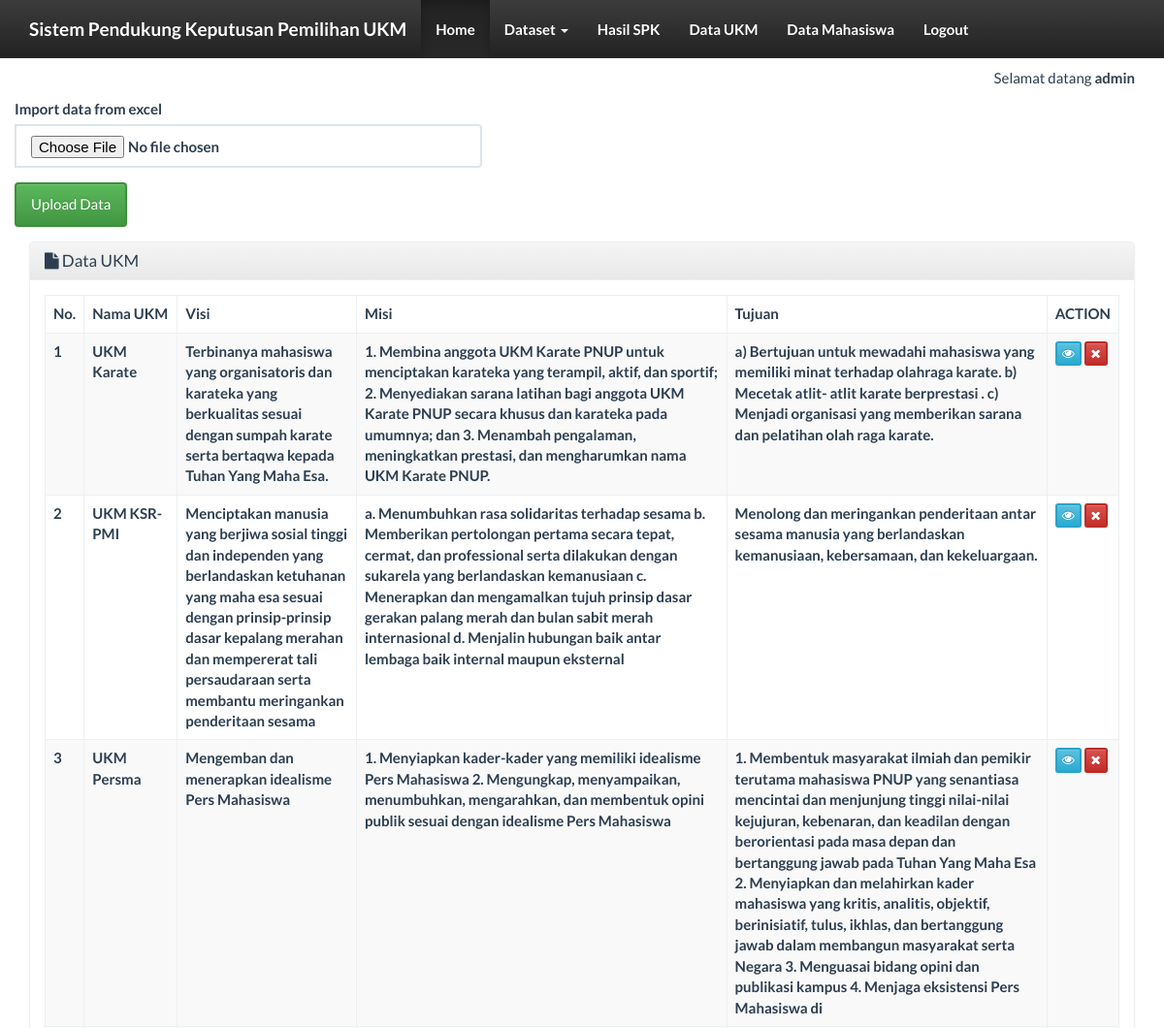
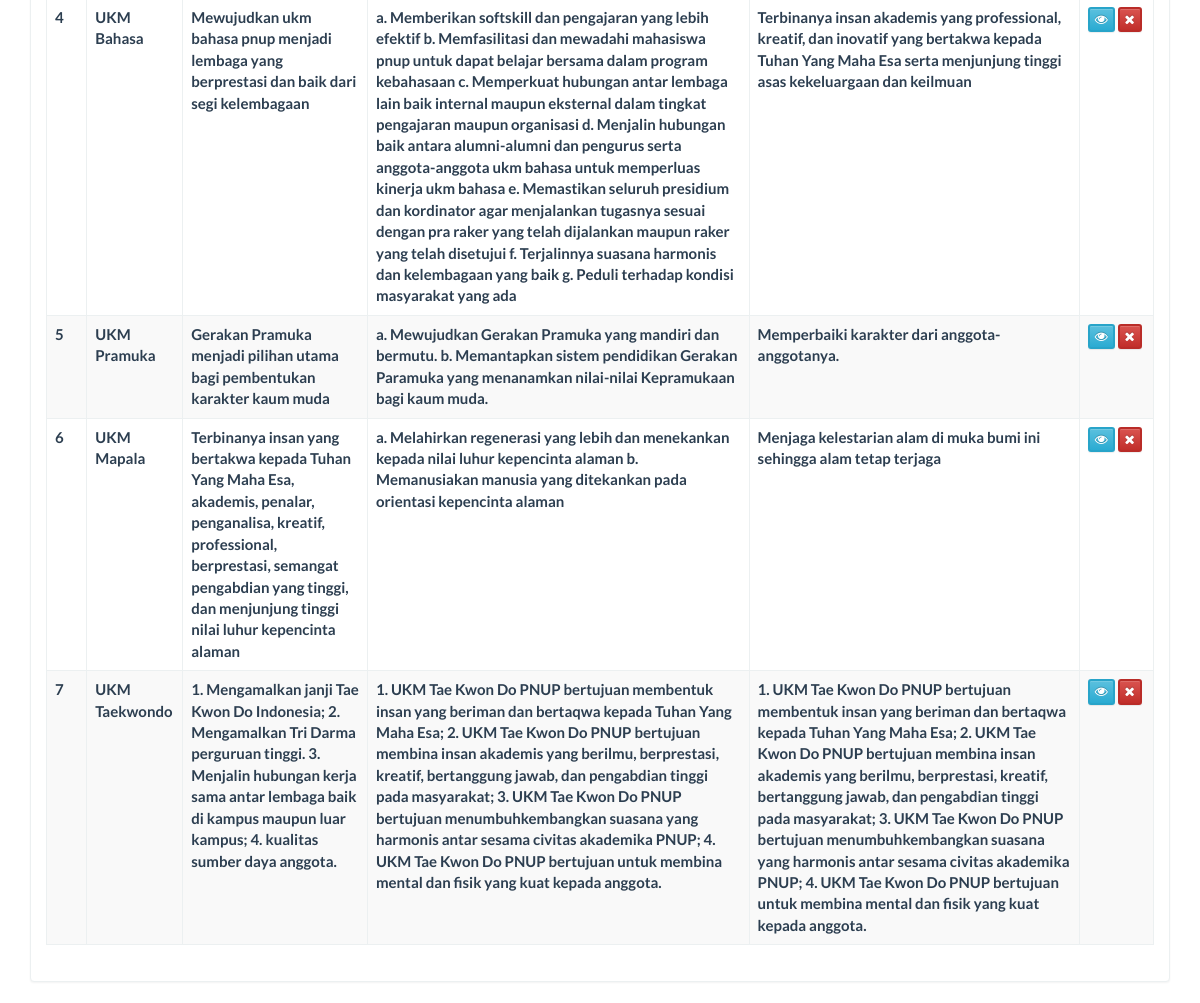
The app's page /index_admin.php?page=data_ukm&actions=tampil (signed in) with its own data (2 pictures, top to bottom).
### tables this page shows
CREATE TABLE `tb_data_ukm` (
  `id` int(11) NOT NULL,
  `nama_ukm` varchar(50) DEFAULT NULL,
  `visi` varchar(500) DEFAULT NULL,
  `misi` varchar(1000) DEFAULT NULL,
  `tujuan` varchar(500) DEFAULT NULL,
  `proker` varchar(1000) DEFAULT NULL,
  `struktur_org` varchar(500) DEFAULT NULL,
  `kriteria_ang` varchar(100) DEFAULT NULL,
  `sistem_rekrut` varchar(1000) DEFAULT NULL,
  `prestasi` varchar(500) DEFAULT NULL,
  `divisi` varchar(1000) DEFAULT NULL,
  `about` varchar(1000) DEFAULT NULL,
  `foto` varchar(200) DEFAULT NULL
);

### db/database.php (called while the page is built, shortened)
<?php
class database {
    private $servername;
    private $user_db;
    private $password_db;
    private $database;
    private $koneksi;
    function database() {
        return $this->connect_db();
    }
    function load_conf_db() {
        $path = dirname(__FILE__) . '/koneksi.php';
        if (file_exists($path)) {
            $conf = include $path;
            $this->servername = @$conf['host'];
            $this->database = @$conf['dbname'];
            $this->user_db = @$conf['username'];
            $this->password_db = @$conf['password'];
        }
    }
    public function connect_db() {
        $this->koneksi = mysqli_connect($this->servername, $this->user_db, $this->password_db, $this->database);
        return $this->koneksi;
    }
    function db_query($sql) {
        $conn = $this->koneksi;
        return mysqli_query($conn, $sql);
    }
    function db_fetch_array($result) {
        return mysqli_fetch_array($result);
    }
}
?>

### db/koneksi.php (called while the page is built)
<?php
return array(
    'host' => "localhost",
    'username' => "root",
    'password' => "",
    'dbname' => "spk_ukm",
);
?>

### views/data_ukm_tampil.php (the view, shortened to what this page needs)
<?php
require 'db/database.php';
?>
<div class="container">
    <div class="row">
                <form method="post" enctype="multipart/form-data" action="">
                    <div class="form-group">
                        <div class="input-group">
                            <label>Import data from excel</label>
                            <input name="DataUKM" type="file" class="form-control">
                        </div>
                    </div>
                    <div class="form-group">
                        <input name="submit" type="submit" value="Upload Data" class="btn btn-success">
                    </div>
                </form>
                <?php
            $db_object = new database();
        ?>
        <div class="col-xs-12">
            <div class="panel panel-default">
                <div class="panel-heading">
                    <h3 class="panel-title"><span class="fa fa-file"></span> Data UKM</h3>
                </div>
                <div class="panel-body">
                    <table id="dtskripsi" class="table table-bordered table-striped table-hover">
                        <thead>
                            <tr>
                                <th>No.</th><th>Nama UKM</th><th>Visi</th><th>Misi</th><th>Tujuan</th><th>ACTION</th>
                            </tr>
                        </thead>
                        <tbody>
                            <?php
                            $sql2 = "SELECT * FROM tb_data_ukm";
                            $query2 = $db_object->db_query($sql2);
                            $no = 0;
                            while ($data = $db_object->db_fetch_array($query2)) {
                                $no++;
                                ?>
                                <tr>
                                    <td><?= $no ?></td>
                                    <td><?= $data['nama_ukm'] ?></td>
                                    <td><?= $data['visi'] ?></td>
                                    <td><?= $data['misi'] ?></td>
                                    <td><?= $data['tujuan'] ?></td>
                                    <td>
                                        <a href="?page=data_ukm&actions=detail&id=<?= $data['id'] ?>" class="btn btn-info btn-xs">
                                            <span class="fa fa-eye"></span>
                                        </a>
                                        <a href="?page=data_ukm&actions=delete&id=<?= $data['id'] ?>" class="btn btn-danger btn-xs">
                                            <span class="fa fa-remove"></span>
                                        </a>
                                    </td>
                                </tr>
                            <?php } ?>
                        </tbody>
                    </table>
                </div>
            </div>
        </div>
    </div>
</div>

### index_admin.php (style rules this page uses)
body { margin-top:70px; }

### records on screen
tb_data_ukm: nama_ukm "UKM Karate", visi "Terbinanya mahasiswa yang organisatoris dan karateka yang berkualitas sesuai dengan sumpah karate serta bertaqwa kepada Tuhan Yang Maha Esa.", misi "1. Membina anggota UKM Karate PNUP untuk menciptakan karateka yang terampil, aktif, dan sportif; 2. Menyediakan sarana latihan bagi anggota UKM Karate PNUP secara khusus dan karateka pada umumnya; dan 3. Menambah pengalaman, meningkatkan prestasi, dan mengharumkan nama UKM Karate PNUP.", tujuan "a) Bertujuan untuk mewadahi mahasiswa yang memiliki minat terhadap olahraga karate. b) Mecetak atlit- atlit karate berprestasi . c) Menjadi organisasi yang memberikan sarana dan pelatihan olah raga karate."
tb_data_ukm: nama_ukm "UKM KSR-PMI", visi "Menciptakan manusia yang berjiwa sosial tinggi dan independen yang berlandaskan ketuhanan yang maha esa sesuai dengan prinsip-prinsip dasar kepalang merahan dan mempererat tali persaudaraan serta membantu meringankan penderitaan sesama", misi "a. Menumbuhkan rasa solidaritas terhadap sesama b. Memberikan pertolongan pertama secara tepat, cermat, dan professional serta dilakukan dengan sukarela yang berlandaskan kemanusiaan c. Menerapkan dan mengamalkan tujuh prinsip dasar gerakan palang merah dan bulan sabit merah internasional d. Menjalin hubungan baik antar lembaga baik internal maupun eksternal", tujuan "Menolong dan meringankan penderitaan antar sesama manusia yang berlandaskan kemanusiaan, kebersamaan, dan kekeluargaan."
tb_data_ukm: nama_ukm "UKM Persma", visi "Mengemban dan menerapkan idealisme Pers Mahasiswa", misi "1. Menyiapkan kader-kader yang memiliki idealisme Pers Mahasiswa 2. Mengungkap, menyampaikan, menumbuhkan, mengarahkan, dan membentuk opini publik sesuai dengan idealisme Pers Mahasiswa", tujuan "1. Membentuk masyarakat ilmiah dan pemikir terutama mahasiswa PNUP yang senantiasa mencintai dan menjunjung tinggi nilai-nilai kejujuran, kebenaran, dan keadilan dengan berorientasi pada masa depan dan bertanggung jawab pada Tuhan Yang Maha Esa 2. Menyiapkan dan melahirkan kader mahasiswa yang kritis, analitis, objektif, berinisiatif, tulus, ikhlas, dan bertanggung jawab dalam membangun masyarakat serta Negara 3. Menguasai bidang opini dan publikasi kampus 4. Menjaga eksistensi Pers Mahasiswa di"
tb_data_ukm: nama_ukm "UKM Bahasa", visi "Mewujudkan ukm bahasa pnup menjadi lembaga yang berprestasi dan baik dari segi kelembagaan", misi "a. Memberikan softskill dan pengajaran yang lebih efektif b. Memfasilitasi dan mewadahi mahasiswa pnup untuk dapat belajar bersama dalam program kebahasaan c. Memperkuat hubungan antar lembaga lain baik internal maupun eksternal dalam tingkat pengajaran maupun organisasi d. Menjalin hubungan baik antara alumni-alumni dan pengurus serta anggota-anggota ukm bahasa untuk memperluas kinerja ukm bahasa e. Memastikan seluruh presidium dan kordinator agar menjalankan tugasnya sesuai dengan pra raker yang telah dijalankan maupun raker yang telah disetujui f. Terjalinnya suasana harmonis dan kelembagaan yang baik g. Peduli terhadap kondisi masyarakat yang ada", tujuan "Terbinanya insan akademis yang professional, kreatif, dan inovatif yang bertakwa kepada Tuhan Yang Maha Esa serta menjunjung tinggi asas kekeluargaan dan keilmuan"
tb_data_ukm: nama_ukm "UKM Pramuka", visi "Gerakan Pramuka menjadi pilihan utama bagi pembentukan karakter kaum muda", misi "a. Mewujudkan Gerakan Pramuka yang mandiri dan bermutu. b. Memantapkan sistem pendidikan Gerakan Paramuka yang menanamkan nilai-nilai Kepramukaan bagi kaum muda.", tujuan "Memperbaiki karakter dari anggota-anggotanya."
tb_data_ukm: nama_ukm "UKM Mapala", visi "Terbinanya insan yang bertakwa kepada Tuhan Yang Maha Esa, akademis, penalar, penganalisa, kreatif, professional, berprestasi, semangat pengabdian yang tinggi, dan menjunjung tinggi nilai luhur kepencinta alaman", misi "a. Melahirkan regenerasi yang lebih dan menekankan kepada nilai luhur kepencinta alaman b. Memanusiakan manusia yang ditekankan pada orientasi kepencinta alaman", tujuan "Menjaga kelestarian alam di muka bumi ini sehingga alam tetap terjaga"
tb_data_ukm: nama_ukm "UKM Taekwondo", visi "1. Mengamalkan janji Tae Kwon Do Indonesia; 2. Mengamalkan Tri Darma perguruan tinggi. 3. Menjalin hubungan kerja sama antar lembaga baik di kampus maupun luar kampus; 4. kualitas sumber daya anggota.", misi "1. UKM Tae Kwon Do PNUP bertujuan membentuk insan yang beriman dan bertaqwa kepada Tuhan Yang Maha Esa; 2. UKM Tae Kwon Do PNUP bertujuan membina insan akademis yang berilmu, berprestasi, kreatif, bertanggung jawab, dan pengabdian tinggi pada masyarakat; 3. UKM Tae Kwon Do PNUP bertujuan menumbuhkembangkan suasana yang harmonis antar sesama civitas akademika PNUP; 4. UKM Tae Kwon Do PNUP bertujuan untuk membina mental dan fisik yang kuat kepada anggota.", tujuan "1. UKM Tae Kwon Do PNUP bertujuan membentuk insan yang beriman dan bertaqwa kepada Tuhan Yang Maha Esa; 2. UKM Tae Kwon Do PNUP bertujuan membina insan akademis yang berilmu, berprestasi, kreatif, bertanggung jawab, dan pengabdian tinggi pada masyarakat; 3. UKM Tae Kwon Do PNUP bertujuan menumbuhkembangkan suasana yang harmonis antar sesama civitas akademika PNUP; 4. UKM Tae Kwon Do PNUP bertujuan untuk membina mental dan fisik yang kuat kepada anggota."

### other values on screen
$_SESSION['username'] "admin"
